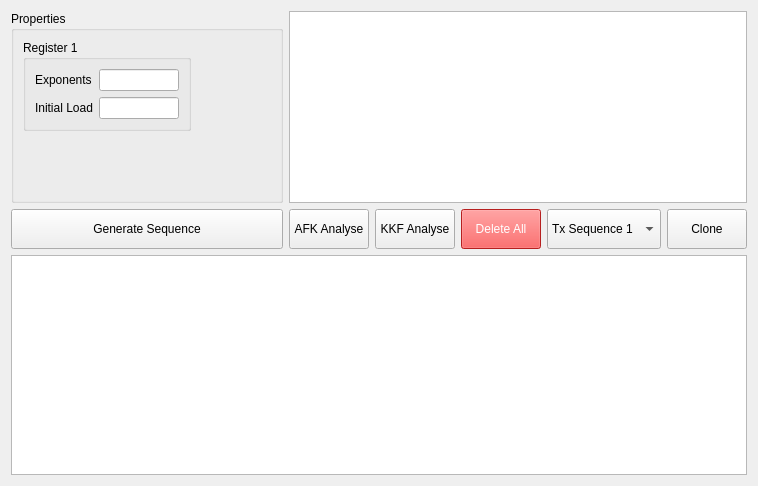
     <widget class="QWidget" name="msequence">
      <attribute name="title">
       <string>m-Sequence</string>
      </attribute>
      <layout class="QGridLayout" name="gridLayout_2">
       <item row="1" column="1">
        <layout class="QHBoxLayout" name="horizontalLayout">
         <item>
          <widget class="QPushButton" name="pushButton_msequence_afkanalyse">
           <property name="minimumSize">
            <size>
             <width>0</width>
             <height>40</height>
            </size>
           </property>
           <property name="text">
            <string>AFK Analyse</string>
           </property>
          </widget>
         </item>
         <item>
          <widget class="QPushButton" name="pushButton_msequence_kkfanalyse">
           <property name="minimumSize">
            <size>
             <width>0</width>
             <height>40</height>
            </size>
           </property>
           <property name="text">
            <string>KKF Analyse</string>
           </property>
          </widget>
         </item>
         <item>
          <widget class="QPushButton" name="pushButton_msequence_deletall">
           <property name="minimumSize">
            <size>
             <width>0</width>
             <height>40</height>
            </size>
           </property>
           <property name="styleSheet">
            <string notr="true">background-color: rgb(255, 45, 45);
color: rgb(255, 255, 255)</string>
           </property>
           <property name="text">
            <string>Delete All</string>
           </property>
          </widget>
         </item>
         <item>
          <widget class="QComboBox" name="comboBox_msequence">
           <property name="minimumSize">
            <size>
             <width>0</width>
             <height>40</height>
            </size>
           </property>
           <item>
            <property name="text">
             <string>Tx Sequence 1</string>
            </property>
           </item>
           <item>
            <property name="text">
             <string>Tx Sequence 2</string>
            </property>
           </item>
           <item>
            <property name="text">
             <string>Rx Sequence 1</string>
            </property>
           </item>
           <item>
            <property name="text">
             <string>Rx Sequence 2</string>
            </property>
           </item>
          </widget>
         </item>
         <item>
          <widget class="QPushButton" name="pushButton_msequence_clone">
           <property name="minimumSize">
            <size>
             <width>0</width>
             <height>40</height>
            </size>
           </property>
           <property name="text">
            <string>Clone</string>
           </property>
          </widget>
         </item>
        </layout>
       </item>
       <item row="0" column="0">
        <widget class="QGroupBox" name="groupBox">
         <property name="title">
          <string>Properties</string>
         </property>
         <layout class="QGridLayout" name="gridLayout_3">
          <item row="0" column="2">
           <spacer name="horizontalSpacer">
            <property name="orientation">
             <enum>Qt::Horizontal</enum>
            </property>
            <property name="sizeHint" stdset="0">
             <size>
              <width>40</width>
              <height>20</height>
             </size>
            </property>
           </spacer>
          </item>
          <item row="1" column="0">
           <spacer name="verticalSpacer">
            <property name="orientation">
             <enum>Qt::Vertical</enum>
            </property>
            <property name="sizeHint" stdset="0">
             <size>
              <width>20</width>
              <height>40</height>
             </size>
            </property>
           </spacer>
          </item>
          <item row="0" column="0">
           <widget class="QGroupBox" name="groupBox_11">
            <property name="title">
             <string>Register 1</string>
            </property>
            <layout class="QGridLayout" name="gridLayout_4">
             <item row="0" column="0">
              <widget class="QLabel" name="label">
               <property name="text">
                <string>Exponents</string>
               </property>
              </widget>
             </item>
             <item row="1" column="0">
              <widget class="QLabel" name="label_2">
               <property name="text">
                <string>Initial Load</string>
               </property>
              </widget>
             </item>
             <item row="1" column="1">
              <widget class="QLineEdit" name="lineEdit_msequence_register1_initialload">
               <property name="minimumSize">
                <size>
                 <width>60</width>
                 <height>0</height>
                </size>
               </property>
               <property name="maximumSize">
                <size>
                 <width>80</width>
                 <height>16777215</height>
                </size>
               </property>
              </widget>
             </item>
             <item row="0" column="1">
              <widget class="QLineEdit" name="lineEdit_msequence_register1_exponents">
               <property name="minimumSize">
                <size>
                 <width>60</width>
                 <height>0</height>
                </size>
               </property>
               <property name="maximumSize">
                <size>
                 <width>80</width>
                 <height>16777215</height>
                </size>
               </property>
              </widget>
             </item>
            </layout>
           </widget>
          </item>
          <item row="0" column="1">
           <spacer name="horizontalSpacer_10">
            <property name="orientation">
             <enum>Qt::Horizontal</enum>
            </property>
            <property name="sizeHint" stdset="0">
             <size>
              <width>40</width>
              <height>20</height>
             </size>
            </property>
           </spacer>
          </item>
         </layout>
        </widget>
       </item>
       <item row="2" column="0" colspan="2">
        <widget class="QGraphicsView" name="graphicsView_msequence">
         <property name="sizePolicy">
          <sizepolicy hsizetype="Expanding" vsizetype="Minimum">
           <horstretch>0</horstretch>
           <verstretch>0</verstretch>
          </sizepolicy>
         </property>
         <property name="minimumSize">
          <size>
           <width>0</width>
           <height>220</height>
          </size>
         </property>
        </widget>
       </item>
       <item row="1" column="0">
        <widget class="QPushButton" name="pushButton_msequence_generatesequence">
         <property name="minimumSize">
          <size>
           <width>0</width>
           <height>40</height>
          </size>
         </property>
         <property name="text">
          <string>Generate Sequence</string>
         </property>
        </widget>
       </item>
       <item row="0" column="1">
        <widget class="QListWidget" name="listWidget_msequence"/>
       </item>
      </layout>
     </widget>
